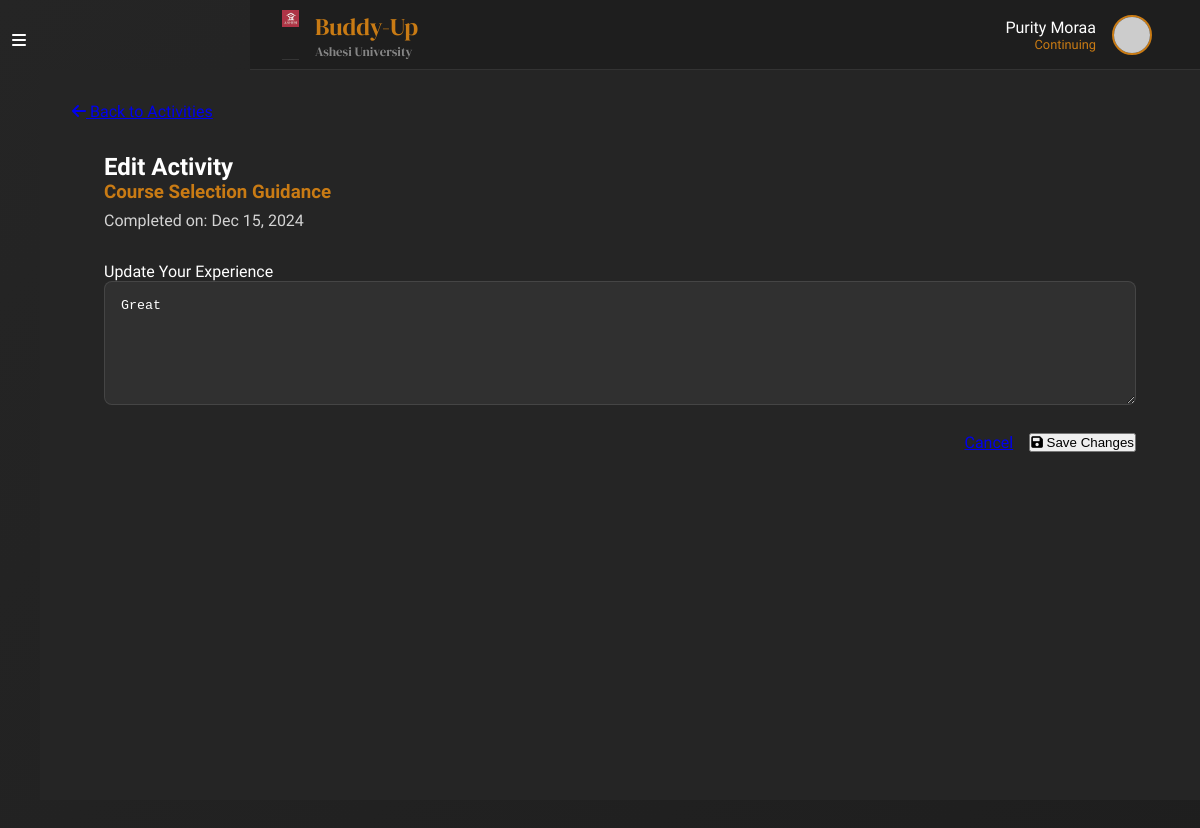
/dashboard/student/activities/edit_activity.php?id=3 (signed in), run on the app's committed database.
### tables this page shows
CREATE TABLE `activity_completions` (
  `completion_id` int(11) NOT NULL,
  `activity_id` int(11) DEFAULT NULL,
  `mentorship_id` int(11) DEFAULT NULL,
  `completion_date` datetime DEFAULT current_timestamp(),
  `experience` text DEFAULT NULL,
  `status` enum('pending','completed') DEFAULT 'completed'
);

CREATE TABLE `activities` (
  `activity_id` int(11) NOT NULL,
  `activity_name` varchar(255) NOT NULL,
  `semester` varchar(50) DEFAULT NULL,
  `description` text DEFAULT NULL,
  `created_by` int(11) DEFAULT NULL,
  `creation_date` timestamp NOT NULL DEFAULT current_timestamp(),
  `last_modified` datetime DEFAULT current_timestamp() ON UPDATE current_timestamp()
);

### dashboard/student/activities/edit_activity.php (the view, shortened to what this page needs)
<?php
require_once '../../../db/database.php';
$completion_id = filter_input(INPUT_GET, 'id', FILTER_SANITIZE_NUMBER_INT);
$user_id = $_SESSION['user_id'];
try {
    $stmt = $pdo->prepare("
        SELECT ac.*, a.activity_name
        FROM activity_completions ac
        JOIN activities a ON ac.activity_id = a.activity_id
        WHERE ac.completion_id = ?
        AND ac.mentorship_id IN (
            SELECT mentorship_id
            FROM mentorship
            WHERE continuing_id = ?
        )
    ");
    $stmt->execute([$completion_id, $user_id]);
    $activity = $stmt->fetch();
} catch (Exception $e) {
    $_SESSION['error'] = $e->getMessage();
    header('Location: index.php');
    exit();
}
include '../../includes/header.php';
include '../../includes/sidebar.php';
?>
<div class="main-content">
    <div class="back-section">
        <a href="index.php" class="back-button">
            <i class="fas fa-arrow-left"></i> Back to Activities
        </a>
    </div>
    <div class="edit-section">
        <h2>Edit Activity</h2>
        <div class="activity-info">
            <h3><?php echo htmlspecialchars($activity['activity_name']); ?></h3>
            <p class="date">Completed on: <?php echo date('M d, Y', strtotime($activity['completion_date'])); ?></p>
        </div>
        <form action="" method="POST" class="edit-form">
            <div class="form-group">
                <label for="experience">Update Your Experience</label>
                <textarea name="experience" id="experience" rows="6" required><?php
                    echo htmlspecialchars($activity['experience']);
                ?></textarea>
            </div>
            <div class="form-actions">
                <a href="index.php" class="btn btn-secondary">Cancel</a>
                <button type="submit" class="btn btn-primary">
                    <i class="fas fa-save"></i> Save Changes
                </button>
            </div>
        </form>
    </div>
</div>

### dashboard/includes/header.php (style rules this page uses)
:root { --darker-bg: #121212; --dark-bg: #1E1E1E; --medium-bg: #252525; --light-bg: #2D2D2D; --lighter-bg: #333333; --text-primary: #FFFFFF; --text-secondary: #B3B3B3; --text-muted: #808080; --accent-orange: #C97B14; --accent-orange-light: #E69B3A; --accent-orange-dark: #A66610; --sidebar-width: 250px; --header-height: 70px; }
* { margin: 0; padding: 0; box-sizing: border-box; }
body { font-family: "Arimo", sans-serif; background-color: var(--medium-bg); color: var(--text-primary); min-height: 100vh; }
.main-content { margin-top: var(--header-height); margin-left: var(--sidebar-width); min-height: calc(100vh - var(--header-height)); padding: 2rem; background: var(--medium-bg); }
.main-content::before { content: ''; position: fixed; top: 0; left: 0; right: 0; bottom: 0; background: linear-gradient(135deg, var(--medium-bg), var(--dark-bg)); z-index: -1; }

### dashboard/includes/sidebar.php (style rules this page uses)
.main-content { margin-left: 40px; transition: margin-left 0.3s ease; }

### dashboard/student/activities/edit_activity.php (style rules this page uses)
.edit-section { background: var(--dark-gray); padding: 2rem; border-radius: 15px; }
.activity-info { margin-bottom: 2rem; }
.activity-info h3 { color: var(--accent-orange); margin-bottom: 0.5rem; }
.date { color: var(--white); opacity: 0.8; }
.edit-form { display: grid; gap: 1.5rem; }
.form-actions { display: flex; gap: 1rem; justify-content: flex-end; }
textarea { width: 100%; padding: 1rem; border-radius: 8px; background: rgba(255, 255, 255, 0.05); border: 1px solid rgba(255, 255, 255, 0.1); color: var(--white); }

### data on the page
activity_completions: activity.activity_name "Course Selection Guidance", completion_date "Dec 15, 2024", experience "Great"

### other printed values
$_SESSION['full_name'] "Purity Moraa"
$_SESSION['role'] "Continuing"
